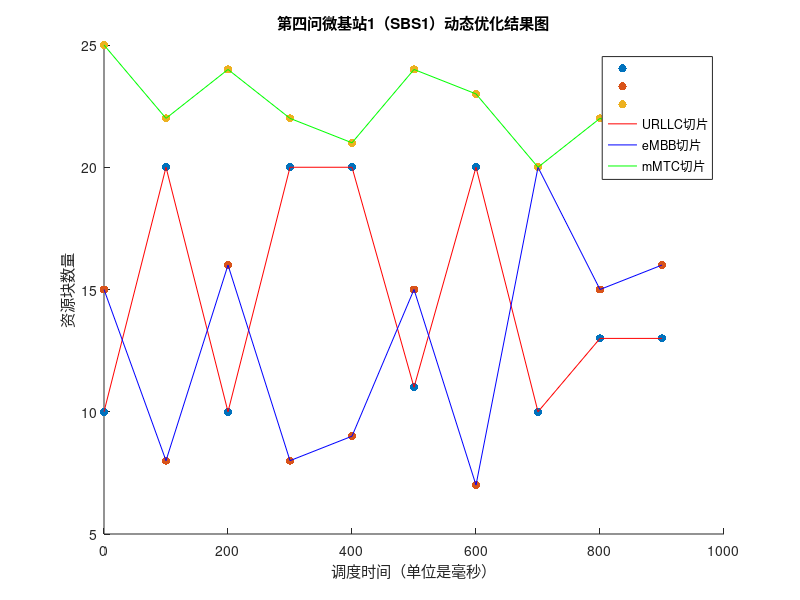

Recreate this plot in MATLAB.
clc, clear, close all

U1 = [10,20,10,20,20,11,20,10,13,13];
e1 = [15, 8,16, 8, 9,15, 7,20,15,16];
m1 = [25,22,24,22,21,24,23,20,22,21];

hold on 
scatter(0:100:900,U1,"filled","r")
scatter(0:100:900,e1,"filled","b")
scatter(0:100:900,m1,"filled","g")
plot(0:100:900,U1,"r")
plot(0:100:900,e1,"b")
plot(0:100:900,m1,"g")
legend("","","","URLLC切片","eMBB切片","mMTC切片","east")

title("第四问微基站1（SBS1）动态优化结果图")
xlabel("调度时间（单位是毫秒）")
ylabel("资源块数量")


% U2 = [20,10,10,10,20,11,10,13,20,10];
% e2 = [ 5,15,16,15, 9,15,17,16, 9,20];
% m2 = [25,25,24,25,21,24,23,21,21,20];
% 
% hold on 
% scatter(0:100:900,U2,"filled","r")
% scatter(0:100:900,e2,"filled","b")
% scatter(0:100:900,m2,"filled","g")
% plot(0:100:900,U2,"r")
% plot(0:100:900,e2,"b")
% plot(0:100:900,m2,"g")
% legend("","","","URLLC切片","eMBB切片","mMTC切片","east")
% 
% title("第四问微基站2（SBS2）动态优化结果图")
% xlabel("调度时间（单位是毫秒）")
% ylabel("资源块数量")

% U2 = [10,12,20,10,20,11,10,10,20,10];
% e2 = [15,20, 6,17, 9,15,16,18,10,18];
% m2 = [25,18,24,23,21,24,24,22,20,22];
% 
% hold on 
% scatter(0:100:900,U2,"filled","r")
% scatter(0:100:900,e2,"filled","b")
% scatter(0:100:900,m2,"filled","g")
% plot(0:100:900,U2,"r")
% plot(0:100:900,e2,"b")
% plot(0:100:900,m2,"g")
% legend("","","","URLLC切片","eMBB切片","mMTC切片","east")
% 
% title("第四问微基站3（SBS3）动态优化结果图")
% xlabel("调度时间（单位是毫秒）")
% ylabel("资源块数量")


% U2 = [10,12,10,10,20,10,10,10,20,10];
% e2 = [15,20,16,17, 9,15,16,16,10,16];
% m2 = [25,18,24,23,21,25,24,24,20,24];
% 
% hold on 
% scatter(0:100:900,U2,"filled","r")
% scatter(0:100:900,e2,"filled","b")
% scatter(0:100:900,m2,"filled","g")
% plot(0:100:900,U2,"r")
% plot(0:100:900,e2,"b")
% plot(0:100:900,m2,"g")
% legend("","","","URLLC切片","eMBB切片","mMTC切片","east")
% 
% title("第四问宏基站（MBS_1）动态优化结果图")
% xlabel("调度时间（单位是毫秒）")
% ylabel("资源块数量")


% U2 = [10,11,10,10,10,10,11,10,10,10];
% e2 = [11,10,10,11,10,11,11,10,11,10];
% m2 = [25,28,29,23,29,25,24,24,25,24];
% m22 = [36,35,39,38,36,37,37,34,38,39];
% 
% hold on 
% scatter(0:100:900,U2,"r")
% scatter(0:100:900,e2,"b")
% scatter(0:100:900,m2,"g")
% scatter(0:100:900,m22,"k")
% plot(0:100:900,U2,"r")
% plot(0:100:900,e2,"b")
% plot(0:100:900,m2,"g")
% plot(0:100:900,m22,"k")
% legend("","","","","微基站1功率","微基站2功率","微基站3功率","宏基站1功率","east")
% 
% title("第四问3个微基站和1个宏基站发射功率的动态优化结果图")
% xlabel("调度时间（单位是毫秒）")
% ylabel("发射功率（单位是dBm）")
